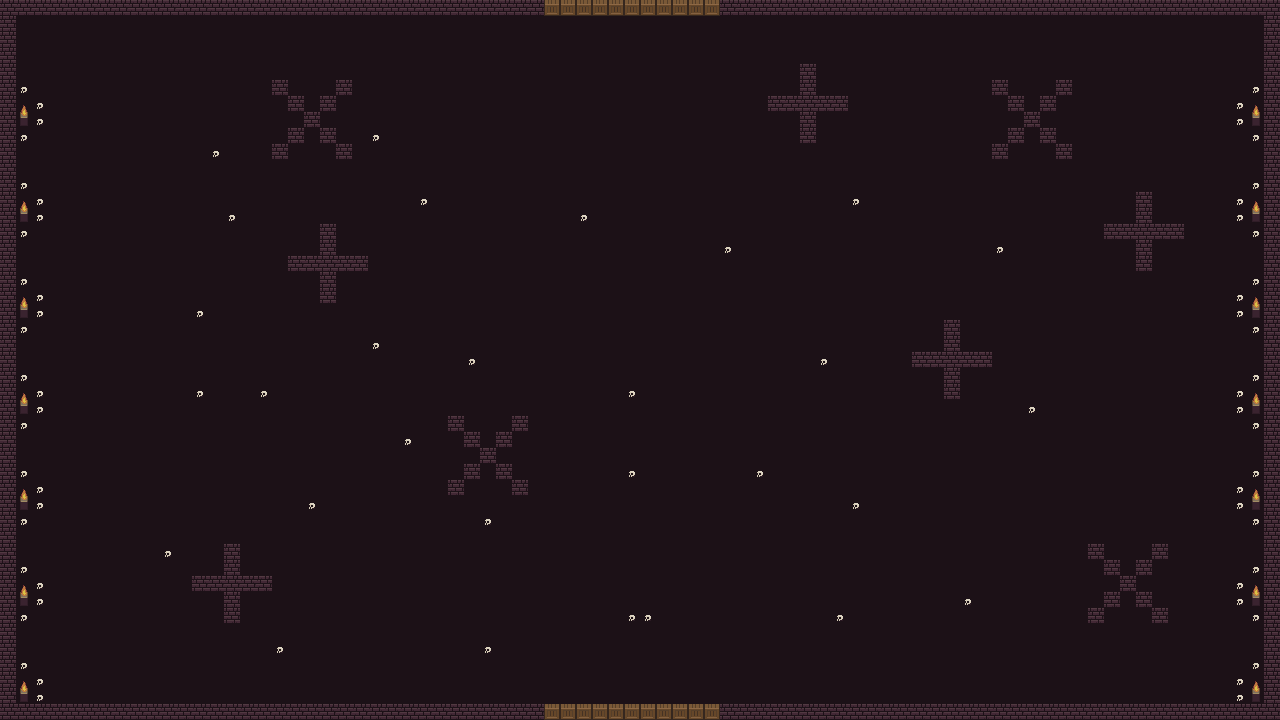

Tiled map render using the project's own tile images. Description and the map definition, with tile-layer contents summarised, below:
An orthogonal 80x45 tile map with 16x16 px tiles, 2 tile layers (Tile Layer 1, Tile Layer 2) and 59 objects (57x wall, 2x door).

<map version="1.5" tiledversion="1.7.0" orientation="orthogonal" renderorder="right-down" width="80" height="45" tilewidth="16" tileheight="16" infinite="0" nextlayerid="4" nextobjectid="81">
 <tileset firstgid="1" name="0x72_16x16DungeonTileset.v3" tilewidth="16" tileheight="16" tilecount="256" columns="16">
  <image source="0x72_16x16DungeonTileset.v3.png" width="256" height="256" />
 </tileset>
 <layer id="2" name="Tile Layer 1" width="80" height="45">
  <data>[3600 cells, 3600 non-empty, 1 distinct tile ids]</data>
 </layer>
 <layer id="1" name="Tile Layer 2" width="80" height="45">
  <data>[3600 cells, 438 non-empty, 5 distinct tile ids]</data>
 </layer>
 <objectgroup id="3" name="Object Layer 1">
  <object id="9" type="wall" x="0" y="0" width="544" height="16" />
  <object id="10" type="wall" x="720" y="0" width="560" height="16" />
  <object id="11" type="wall" x="1264" y="16" width="16" height="688" />
  <object id="12" type="wall" x="0" y="16" width="16" height="688" />
  <object id="14" type="wall" x="0" y="704" width="544" height="16" />
  <object id="15" type="wall" x="720" y="704" width="560" height="16" />
  <object id="16" type="door" x="544" y="0" width="176" height="16" />
  <object id="17" type="door" x="544" y="704" width="176" height="16" />
  <object id="18" type="wall" x="288" y="256" width="80" height="16" />
  <object id="19" type="wall" x="320" y="224" width="16" height="32" />
  <object id="20" type="wall" x="320" y="272" width="16" height="32" />
  <object id="22" type="wall" x="272" y="80" width="16" height="16" />
  <object id="23" type="wall" x="288" y="96" width="16" height="16" />
  <object id="24" type="wall" x="304" y="112" width="16" height="16" />
  <object id="25" type="wall" x="320" y="128" width="16" height="16" />
  <object id="26" type="wall" x="336" y="144" width="16" height="16" />
  <object id="27" type="wall" x="320" y="96" width="16" height="16" />
  <object id="28" type="wall" x="336" y="80" width="16" height="16" />
  <object id="29" type="wall" x="272" y="144" width="16" height="16" />
  <object id="32" type="wall" x="288" y="128" width="16" height="16" />
  <object id="42" type="wall" x="448" y="416" width="16" height="16" />
  <object id="43" type="wall" x="464" y="432" width="16" height="16" />
  <object id="44" type="wall" x="480" y="448" width="16" height="16" />
  <object id="45" type="wall" x="496" y="464" width="16" height="16" />
  <object id="46" type="wall" x="512" y="480" width="16" height="16" />
  <object id="47" type="wall" x="496" y="432" width="16" height="16" />
  <object id="48" type="wall" x="512" y="416" width="16" height="16" />
  <object id="49" type="wall" x="448" y="480" width="16" height="16" />
  <object id="50" type="wall" x="464" y="464" width="16" height="16" />
  <object id="51" type="wall" x="992" y="80" width="16" height="16" />
  <object id="52" type="wall" x="1008" y="96" width="16" height="16" />
  <object id="53" type="wall" x="1024" y="112" width="16" height="16" />
  <object id="54" type="wall" x="1040" y="128" width="16" height="16" />
  <object id="55" type="wall" x="1056" y="144" width="16" height="16" />
  <object id="56" type="wall" x="1040" y="96" width="16" height="16" />
  <object id="57" type="wall" x="1056" y="80" width="16" height="16" />
  <object id="58" type="wall" x="992" y="144" width="16" height="16" />
  <object id="59" type="wall" x="1008" y="128" width="16" height="16" />
  <object id="60" type="wall" x="1088" y="544" width="16" height="16" />
  <object id="61" type="wall" x="1104" y="560" width="16" height="16" />
  <object id="62" type="wall" x="1120" y="576" width="16" height="16" />
  <object id="63" type="wall" x="1136" y="592" width="16" height="16" />
  <object id="64" type="wall" x="1152" y="608" width="16" height="16" />
  <object id="65" type="wall" x="1136" y="560" width="16" height="16" />
  <object id="66" type="wall" x="1152" y="544" width="16" height="16" />
  <object id="67" type="wall" x="1088" y="608" width="16" height="16" />
  <object id="68" type="wall" x="1104" y="592" width="16" height="16" />
  <object id="69" type="wall" x="768" y="96" width="80" height="16" />
  <object id="70" type="wall" x="800" y="64" width="16" height="32" />
  <object id="71" type="wall" x="800" y="112" width="16" height="32" />
  <object id="72" type="wall" x="912" y="352" width="80" height="16" />
  <object id="73" type="wall" x="944" y="320" width="16" height="32" />
  <object id="74" type="wall" x="944" y="368" width="16" height="32" />
  <object id="75" type="wall" x="1104" y="224" width="80" height="16" />
  <object id="76" type="wall" x="1136" y="192" width="16" height="32" />
  <object id="77" type="wall" x="1136" y="240" width="16" height="32" />
  <object id="78" type="wall" x="192" y="576" width="80" height="16" />
  <object id="79" type="wall" x="224" y="544" width="16" height="32" />
  <object id="80" type="wall" x="224" y="592" width="16" height="32" />
 </objectgroup>
</map>
